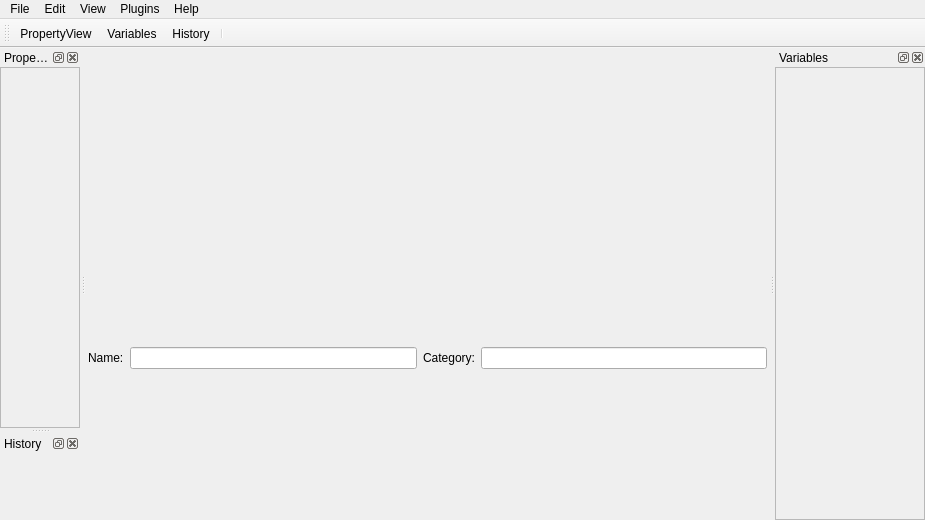
<?xml version="1.0" encoding="UTF-8"?>
<ui version="4.0">
 <class>MainWindow</class>
 <widget class="QMainWindow" name="MainWindow">
  <property name="enabled">
   <bool>true</bool>
  </property>
  <property name="geometry">
   <rect>
    <x>0</x>
    <y>0</y>
    <width>925</width>
    <height>520</height>
   </rect>
  </property>
  <property name="windowTitle">
   <string>PyFlow</string>
  </property>
  <property name="windowIcon">
   <iconset resource="../Utils/nodes_res.qrc">
    <normaloff>:/icons/resources/LogoBpApp.png</normaloff>:/icons/resources/LogoBpApp.png</iconset>
  </property>
  <property name="documentMode">
   <bool>false</bool>
  </property>
  <property name="dockOptions">
   <set>QMainWindow::AllowTabbedDocks</set>
  </property>
  <widget class="QWidget" name="centralwidget">
   <property name="locale">
    <locale language="English" country="UnitedStates"/>
   </property>
   <layout class="QVBoxLayout" name="verticalLayout_3">
    <property name="spacing">
     <number>1</number>
    </property>
    <property name="leftMargin">
     <number>1</number>
    </property>
    <property name="topMargin">
     <number>1</number>
    </property>
    <property name="rightMargin">
     <number>1</number>
    </property>
    <property name="bottomMargin">
     <number>1</number>
    </property>
    <item>
     <widget class="QWidget" name="widget" native="true">
      <property name="sizePolicy">
       <sizepolicy hsizetype="Preferred" vsizetype="Maximum">
        <horstretch>0</horstretch>
        <verstretch>0</verstretch>
       </sizepolicy>
      </property>
      <layout class="QHBoxLayout" name="horizontalLayout">
       <property name="leftMargin">
        <number>0</number>
       </property>
       <property name="topMargin">
        <number>0</number>
       </property>
       <property name="rightMargin">
        <number>0</number>
       </property>
       <property name="bottomMargin">
        <number>0</number>
       </property>
      </layout>
     </widget>
    </item>
    <item>
     <widget class="QSplitter" name="horizontal_splitter">
      <property name="styleSheet">
       <string notr="true"/>
      </property>
      <property name="orientation">
       <enum>Qt::Horizontal</enum>
      </property>
      <widget class="QWidget" name="SceneWidget" native="true">
       <layout class="QGridLayout" name="gridLayout">
        <property name="leftMargin">
         <number>1</number>
        </property>
        <property name="topMargin">
         <number>1</number>
        </property>
        <property name="rightMargin">
         <number>1</number>
        </property>
        <property name="bottomMargin">
         <number>1</number>
        </property>
        <property name="spacing">
         <number>2</number>
        </property>
        <item row="1" column="0">
         <widget class="QWidget" name="widgetCurrentGraphPath" native="true">
          <property name="sizePolicy">
           <sizepolicy hsizetype="Preferred" vsizetype="Maximum">
            <horstretch>0</horstretch>
            <verstretch>0</verstretch>
           </sizepolicy>
          </property>
          <layout class="QHBoxLayout" name="horizontalLayout_3">
           <property name="leftMargin">
            <number>0</number>
           </property>
           <property name="topMargin">
            <number>0</number>
           </property>
           <property name="rightMargin">
            <number>0</number>
           </property>
           <property name="bottomMargin">
            <number>0</number>
           </property>
           <item>
            <layout class="QHBoxLayout" name="layoutGraphPath">
             <property name="spacing">
              <number>2</number>
             </property>
             <property name="topMargin">
              <number>0</number>
             </property>
             <property name="bottomMargin">
              <number>0</number>
             </property>
            </layout>
           </item>
          </layout>
         </widget>
        </item>
        <item row="4" column="0">
         <layout class="QGridLayout" name="SceneLayout">
          <property name="sizeConstraint">
           <enum>QLayout::SetMaximumSize</enum>
          </property>
         </layout>
        </item>
        <item row="2" column="0">
         <widget class="QWidget" name="CompoundPropertiesWidget" native="true">
          <property name="sizePolicy">
           <sizepolicy hsizetype="Preferred" vsizetype="Maximum">
            <horstretch>0</horstretch>
            <verstretch>0</verstretch>
           </sizepolicy>
          </property>
          <layout class="QGridLayout" name="gridLayout_2">
           <property name="leftMargin">
            <number>0</number>
           </property>
           <property name="topMargin">
            <number>0</number>
           </property>
           <property name="rightMargin">
            <number>0</number>
           </property>
           <property name="bottomMargin">
            <number>0</number>
           </property>
           <item row="0" column="0">
            <layout class="QHBoxLayout" name="horizontalLayout_2">
             <property name="topMargin">
              <number>0</number>
             </property>
             <property name="bottomMargin">
              <number>0</number>
             </property>
             <item>
              <widget class="QLabel" name="label_2">
               <property name="text">
                <string>Name:</string>
               </property>
              </widget>
             </item>
             <item>
              <widget class="QLineEdit" name="leCompoundName"/>
             </item>
             <item>
              <widget class="QLabel" name="label">
               <property name="text">
                <string>Category:</string>
               </property>
              </widget>
             </item>
             <item>
              <widget class="QLineEdit" name="leCompoundCategory"/>
             </item>
            </layout>
           </item>
          </layout>
         </widget>
        </item>
       </layout>
      </widget>
     </widget>
    </item>
   </layout>
  </widget>
  <widget class="QMenuBar" name="menuBar">
   <property name="geometry">
    <rect>
     <x>0</x>
     <y>0</y>
     <width>925</width>
     <height>21</height>
    </rect>
   </property>
   <widget class="QMenu" name="menuEdit">
    <property name="title">
     <string>Edit</string>
    </property>
    <addaction name="actionDelete"/>
    <addaction name="separator"/>
    <addaction name="actionClear_history"/>
   </widget>
   <widget class="QMenu" name="menuView">
    <property name="title">
     <string>View</string>
    </property>
    <addaction name="actionVariables"/>
    <addaction name="actionHistory"/>
    <addaction name="actionPropertyView"/>
   </widget>
   <widget class="QMenu" name="menuFile">
    <property name="title">
     <string>File</string>
    </property>
    <addaction name="actionNew"/>
    <addaction name="actionSave"/>
    <addaction name="actionLoad"/>
    <addaction name="actionSave_as"/>
   </widget>
   <widget class="QMenu" name="menuHelp">
    <property name="title">
     <string>Help</string>
    </property>
    <addaction name="actionShortcuts"/>
   </widget>
   <widget class="QMenu" name="menuPlugins">
    <property name="title">
     <string>Plugins</string>
    </property>
    <addaction name="actionNew_Node"/>
    <addaction name="actionNew_Command"/>
    <addaction name="actionFunction_Library"/>
    <addaction name="actionNew_pin"/>
   </widget>
   <addaction name="menuFile"/>
   <addaction name="menuEdit"/>
   <addaction name="menuView"/>
   <addaction name="menuPlugins"/>
   <addaction name="menuHelp"/>
  </widget>
  <widget class="QToolBar" name="toolBar">
   <property name="windowTitle">
    <string>toolBar</string>
   </property>
   <attribute name="toolBarArea">
    <enum>TopToolBarArea</enum>
   </attribute>
   <attribute name="toolBarBreak">
    <bool>false</bool>
   </attribute>
   <addaction name="actionPropertyView"/>
   <addaction name="actionVariables"/>
   <addaction name="actionHistory"/>
   <addaction name="separator"/>
  </widget>
  <widget class="QDockWidget" name="dockWidgetVariables">
   <property name="minimumSize">
    <size>
     <width>150</width>
     <height>113</height>
    </size>
   </property>
   <property name="floating">
    <bool>false</bool>
   </property>
   <property name="features">
    <set>QDockWidget::AllDockWidgetFeatures</set>
   </property>
   <property name="allowedAreas">
    <set>Qt::BottomDockWidgetArea|Qt::LeftDockWidgetArea|Qt::RightDockWidgetArea</set>
   </property>
   <property name="windowTitle">
    <string>Variables</string>
   </property>
   <attribute name="dockWidgetArea">
    <number>2</number>
   </attribute>
   <widget class="QWidget" name="dockWidgetContents_5">
    <layout class="QVBoxLayout" name="verticalLayout_2">
     <property name="leftMargin">
      <number>0</number>
     </property>
     <property name="topMargin">
      <number>0</number>
     </property>
     <property name="rightMargin">
      <number>0</number>
     </property>
     <property name="bottomMargin">
      <number>0</number>
     </property>
     <item>
      <widget class="QScrollArea" name="scrollArea_2">
       <property name="widgetResizable">
        <bool>true</bool>
       </property>
       <widget class="QWidget" name="scrollAreaWidgetContents_2">
        <property name="geometry">
         <rect>
          <x>0</x>
          <y>0</y>
          <width>148</width>
          <height>441</height>
         </rect>
        </property>
        <property name="sizePolicy">
         <sizepolicy hsizetype="Preferred" vsizetype="Preferred">
          <horstretch>0</horstretch>
          <verstretch>0</verstretch>
         </sizepolicy>
        </property>
        <layout class="QGridLayout" name="gridLayout_5">
         <property name="leftMargin">
          <number>0</number>
         </property>
         <property name="topMargin">
          <number>0</number>
         </property>
         <property name="rightMargin">
          <number>0</number>
         </property>
         <property name="bottomMargin">
          <number>0</number>
         </property>
         <item row="0" column="0">
          <layout class="QGridLayout" name="leftDockGridLayout"/>
         </item>
        </layout>
       </widget>
      </widget>
     </item>
    </layout>
   </widget>
  </widget>
  <widget class="QDockWidget" name="dockWidgetNodeView">
   <property name="minimumSize">
    <size>
     <width>80</width>
     <height>93</height>
    </size>
   </property>
   <property name="allowedAreas">
    <set>Qt::BottomDockWidgetArea|Qt::LeftDockWidgetArea|Qt::RightDockWidgetArea</set>
   </property>
   <property name="windowTitle">
    <string>PropertyView</string>
   </property>
   <attribute name="dockWidgetArea">
    <number>1</number>
   </attribute>
   <widget class="QWidget" name="dockWidgetContents">
    <layout class="QVBoxLayout" name="verticalLayout">
     <property name="spacing">
      <number>0</number>
     </property>
     <property name="leftMargin">
      <number>0</number>
     </property>
     <property name="topMargin">
      <number>0</number>
     </property>
     <property name="rightMargin">
      <number>0</number>
     </property>
     <property name="bottomMargin">
      <number>0</number>
     </property>
     <item>
      <widget class="QScrollArea" name="scrollArea">
       <property name="sizeAdjustPolicy">
        <enum>QAbstractScrollArea::AdjustToContents</enum>
       </property>
       <property name="widgetResizable">
        <bool>true</bool>
       </property>
       <property name="alignment">
        <set>Qt::AlignLeading|Qt::AlignLeft|Qt::AlignTop</set>
       </property>
       <widget class="QWidget" name="scrollAreaWidgetContents">
        <property name="geometry">
         <rect>
          <x>0</x>
          <y>0</y>
          <width>78</width>
          <height>303</height>
         </rect>
        </property>
        <layout class="QVBoxLayout" name="verticalLayout_5">
         <property name="leftMargin">
          <number>0</number>
         </property>
         <property name="topMargin">
          <number>0</number>
         </property>
         <property name="rightMargin">
          <number>0</number>
         </property>
         <property name="bottomMargin">
          <number>0</number>
         </property>
         <item>
          <layout class="QVBoxLayout" name="propertiesLayout"/>
         </item>
         <item>
          <spacer name="verticalSpacer">
           <property name="orientation">
            <enum>Qt::Vertical</enum>
           </property>
           <property name="sizeHint" stdset="0">
            <size>
             <width>20</width>
             <height>40</height>
            </size>
           </property>
          </spacer>
         </item>
        </layout>
       </widget>
      </widget>
     </item>
    </layout>
   </widget>
  </widget>
  <widget class="QDockWidget" name="dockWidgetUndoStack">
   <property name="enabled">
    <bool>true</bool>
   </property>
   <property name="windowIcon">
    <iconset resource="../Utils/nodes_res.qrc">
     <normaloff>:/icons/resources/history.png</normaloff>:/icons/resources/history.png</iconset>
   </property>
   <property name="allowedAreas">
    <set>Qt::BottomDockWidgetArea|Qt::LeftDockWidgetArea|Qt::RightDockWidgetArea</set>
   </property>
   <property name="windowTitle">
    <string>History</string>
   </property>
   <attribute name="dockWidgetArea">
    <number>1</number>
   </attribute>
   <widget class="QWidget" name="dockWidgetContents_3">
    <property name="sizePolicy">
     <sizepolicy hsizetype="Preferred" vsizetype="Expanding">
      <horstretch>0</horstretch>
      <verstretch>0</verstretch>
     </sizepolicy>
    </property>
    <layout class="QGridLayout" name="gridLayout_6">
     <property name="leftMargin">
      <number>1</number>
     </property>
     <property name="topMargin">
      <number>1</number>
     </property>
     <property name="rightMargin">
      <number>1</number>
     </property>
     <property name="bottomMargin">
      <number>1</number>
     </property>
     <property name="spacing">
      <number>1</number>
     </property>
    </layout>
   </widget>
  </widget>
  <action name="actionDelete">
   <property name="icon">
    <iconset resource="../Utils/nodes_res.qrc">
     <normaloff>:/icons/resources/delete_icon.png</normaloff>:/icons/resources/delete_icon.png</iconset>
   </property>
   <property name="text">
    <string>Delete</string>
   </property>
  </action>
  <action name="actionSave">
   <property name="icon">
    <iconset resource="../Utils/nodes_res.qrc">
     <normaloff>:/icons/resources/save_icon.png</normaloff>:/icons/resources/save_icon.png</iconset>
   </property>
   <property name="text">
    <string>Save</string>
   </property>
  </action>
  <action name="actionLoad">
   <property name="icon">
    <iconset resource="../Utils/nodes_res.qrc">
     <normaloff>:/icons/resources/folder_open_icon.png</normaloff>:/icons/resources/folder_open_icon.png</iconset>
   </property>
   <property name="text">
    <string>Load</string>
   </property>
  </action>
  <action name="actionSave_as">
   <property name="icon">
    <iconset resource="../Utils/nodes_res.qrc">
     <normaloff>:/icons/resources/save_as_icon.png</normaloff>:/icons/resources/save_as_icon.png</iconset>
   </property>
   <property name="text">
    <string>Save as</string>
   </property>
  </action>
  <action name="actionShortcuts">
   <property name="icon">
    <iconset resource="../Utils/nodes_res.qrc">
     <normaloff>:/icons/resources/shortcuts_icon.png</normaloff>:/icons/resources/shortcuts_icon.png</iconset>
   </property>
   <property name="text">
    <string>Shortcuts</string>
   </property>
  </action>
  <action name="actionPropertyView">
   <property name="icon">
    <iconset resource="../Utils/nodes_res.qrc">
     <normaloff>:/icons/resources/property_icon.png</normaloff>:/icons/resources/property_icon.png</iconset>
   </property>
   <property name="text">
    <string>PropertyView</string>
   </property>
   <property name="toolTip">
    <string>toggle property view</string>
   </property>
  </action>
  <action name="actionNew_Node">
   <property name="icon">
    <iconset>
     <normaloff>:/icons/resources/brick.png</normaloff>:/icons/resources/brick.png</iconset>
   </property>
   <property name="text">
    <string>New node</string>
   </property>
   <property name="toolTip">
    <string>New node</string>
   </property>
  </action>
  <action name="actionNew_Command">
   <property name="icon">
    <iconset resource="../Utils/nodes_res.qrc">
     <normaloff>:/icons/resources/script.png</normaloff>:/icons/resources/script.png</iconset>
   </property>
   <property name="text">
    <string>New editor command</string>
   </property>
   <property name="toolTip">
    <string>New editor command</string>
   </property>
  </action>
  <action name="actionFunction_Library">
   <property name="icon">
    <iconset resource="../Utils/nodes_res.qrc">
     <normaloff>:/icons/resources/function.png</normaloff>:/icons/resources/function.png</iconset>
   </property>
   <property name="text">
    <string>New function library</string>
   </property>
   <property name="toolTip">
    <string>New function library</string>
   </property>
  </action>
  <action name="actionClear_history">
   <property name="icon">
    <iconset resource="../Utils/nodes_res.qrc">
     <normaloff>:/icons/resources/clear_icon.png</normaloff>:/icons/resources/clear_icon.png</iconset>
   </property>
   <property name="text">
    <string>Clear history</string>
   </property>
  </action>
  <action name="actionVariables">
   <property name="icon">
    <iconset resource="../Utils/nodes_res.qrc">
     <normaloff>:/icons/resources/variable.png</normaloff>:/icons/resources/variable.png</iconset>
   </property>
   <property name="text">
    <string>Variables</string>
   </property>
  </action>
  <action name="actionHistory">
   <property name="icon">
    <iconset resource="../Utils/nodes_res.qrc">
     <normaloff>:/icons/resources/history.png</normaloff>:/icons/resources/history.png</iconset>
   </property>
   <property name="text">
    <string>History</string>
   </property>
  </action>
  <action name="actionNew_pin">
   <property name="icon">
    <iconset resource="../Utils/nodes_res.qrc">
     <normaloff>:/icons/resources/pin.png</normaloff>:/icons/resources/pin.png</iconset>
   </property>
   <property name="text">
    <string>New pin</string>
   </property>
  </action>
  <action name="actionNew">
   <property name="icon">
    <iconset resource="../Utils/nodes_res.qrc">
     <normaloff>:/icons/resources/new_file_icon.png</normaloff>:/icons/resources/new_file_icon.png</iconset>
   </property>
   <property name="text">
    <string>New</string>
   </property>
  </action>
 </widget>
 <resources>
  <include location="../Utils/nodes_res.qrc"/>
 </resources>
 <connections/>
</ui>
